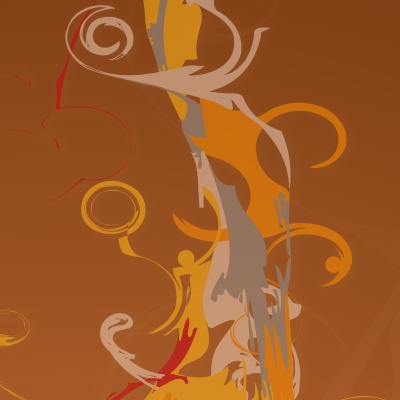
#> input picture img/input.jpg, 400 x 400 px
$ python testDft.py
#> lines starting #> are read from the running program, lines starting #| are printed output that depends on the picture; after the words box and inside, x2 and y2 are one past the last pixel; in counts of white or black regions, pixels touching at a corner belong together
import cv2
import math
import numpy as np
# from matplotlib import pyplot as plt

points = []


def get_points(filename, dis=100):
#> called with filename = './img/input.jpg', dis = 32
    global points

    h, w = 400, 400
    for i in range(h):
        for j in range(201):
            if int(math.sqrt(pow(i-200, 2) + pow(j-200, 2))) == dis:
                points.append((j, i))

    img = cv2.imread(filename)
#> img is the input picture: shape (400, 400, 3); mean B, G, R 38.3, 89.1, 157.9
    for r, c, in points:
        img[r][c] = 0
#> img: shape (400, 400, 3); 0.06% of pixels changed, all inside (x1, y1, x2, y2) = (168, 168, 233, 201)
    cv2.imshow('img', img)
    cv2.waitKey()


def rotate_image(image, angle):
    '''
     . 旋转图片
     . @param image    opencv读取后的图像
     . @param angle    (逆)旋转角度
    '''

    h, w = image.shape[:2]  # 返回(高,宽,色彩通道数),此处取前两个值返回
    newW = int(h * np.fabs(np.sin(np.radians(angle))) + w * np.fabs(np.cos(np.radians(angle))))
    newH = int(w * np.fabs(np.sin(np.radians(angle))) + h * np.fabs(np.cos(np.radians(angle))))
    M = cv2.getRotationMatrix2D((w / 2, h / 2), angle, 1)
    M[0, 2] += (newW - w) / 2
    M[1, 2] += (newH - h) / 2
    return cv2.warpAffine(image, M, (newW, newH), borderValue=(255, 255, 255))


def embed(filename):
#> called with filename = './img/input.jpg'
    original_image = cv2.imread(filename)
    original_image_b = original_image[:, :, 0]
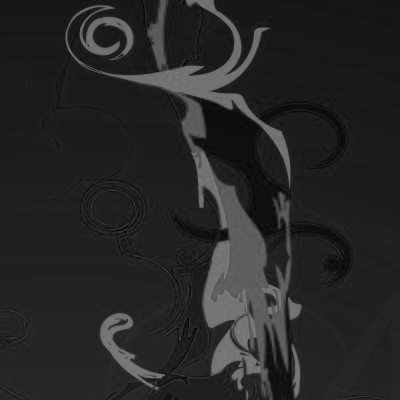
#> original_image_b: shape (400, 400); min 0, max 132, mean 38.3
    watermark_image = original_image_b / 255

    fft_image = np.fft.fft2(watermark_image)
    abs_image = np.fft.fftshift(np.abs(fft_image))
    angle_image = np.angle(fft_image)
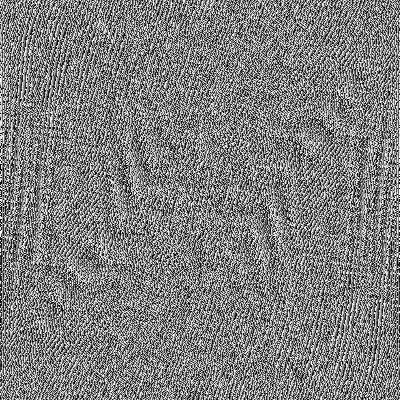
#> angle_image: shape (400, 400) float64; min -3.14, max 3.14, mean 1.96e-05; drawn with min black and max white

    watermark = ''
    for i in range(1, len(points)):
        if abs_image[points[i-1][0]][points[i-1][1]] < abs_image[points[i][0]][points[i][1]]:
            watermark += '1'
        else:
            watermark += '0'

    return watermark


def test_embed(filename):
    original_image = cv2.imread(filename)

    # resized_image = cv2.resize(original_image, (350, 350))
    # cv2.imwrite('img/temp.jpg', resized_image)
    rotated_image = rotate_image(original_image, 180)
#> in rotate_image, `return cv2.warpAffine(image, M, (newW, newH), borderValue=(255, 255, 2..`:
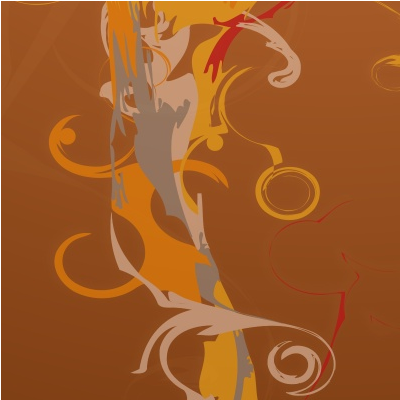
#> returned value: shape (400, 400, 3); mean of channels 0, 1, 2 39.4, 90, 158.4; drawn as B, G, R
    cv2.imwrite('img/temp.jpg', rotated_image)
    original_image = cv2.imread('img/temp.jpg')
    original_image = cv2.resize(original_image, (400, 400))

    original_image_b = original_image[:, :, 0]
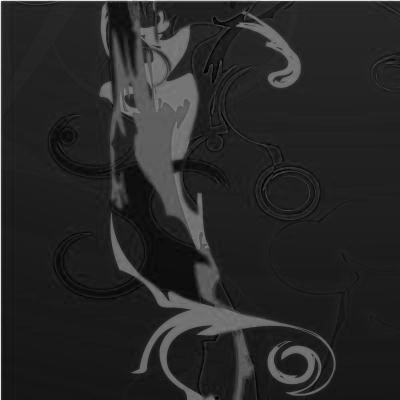
#> original_image_b: shape (400, 400); min 0, max 248, mean 39.4

    # [5 lines of commented-out code are left out]

    cv2.imshow('original', original_image_b)
    cv2.waitKey()

    watermark_image = original_image_b / 255

    fft_image = np.fft.fft2(watermark_image)
    abs_image = np.fft.fftshift(np.abs(fft_image))
    angle_image = np.angle(fft_image)
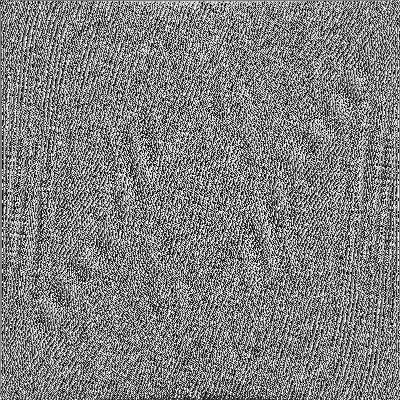
#> angle_image: shape (400, 400) float64; min -3.14, max 3.14, mean -2.38e-17; drawn with min black and max white

    watermark = ''
    for i in range(1, len(points)):
        if abs_image[points[i - 1][0]][points[i - 1][1]] < abs_image[points[i][0]][points[i][1]]:
            watermark += '1'
        else:
            watermark += '0'

    return watermark


def check_watermark(mark1, mark2):
    cnt = 0
#> cnt = 0
    for i in range(len(mark1)):
        if mark1[i] == mark2[i]:
            cnt += 1
#> after the loop, cnt = 95
    print(cnt, len(mark1), cnt / len(mark1))
#| 95 100 0.95


if __name__ == '__main__':
    filename = './img/input.jpg'

    get_points(filename, dis=32)

    check_watermark(embed(filename), test_embed(filename))

    # embed(filename)
    # test_embed(filename)
